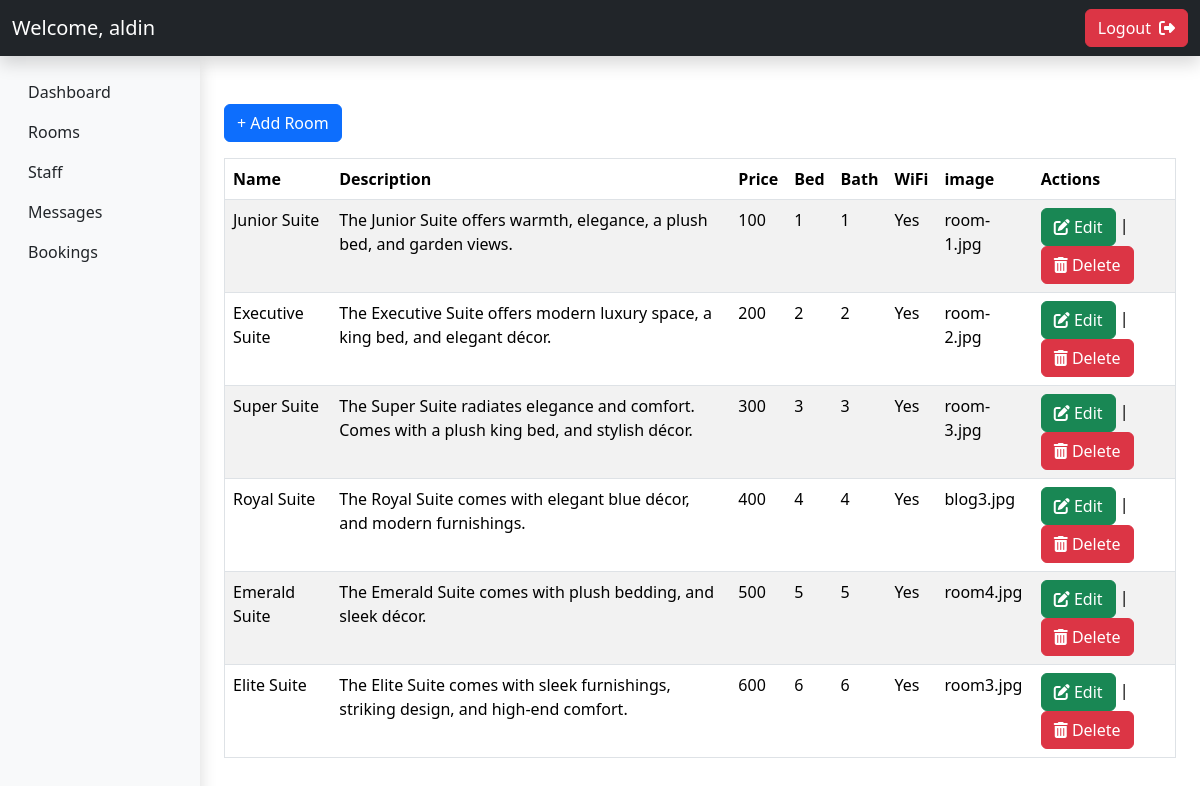
Page /listRooms.php (signed in) on the committed database.
### tables this page shows
CREATE TABLE `rooms` (
  `id` int(11) NOT NULL,
  `name` varchar(255) NOT NULL,
  `price` varchar(255) NOT NULL,
  `description` varchar(255) NOT NULL,
  `image` varchar(255) NOT NULL,
  `bed` varchar(255) NOT NULL,
  `bath` varchar(255) NOT NULL,
  `wifi` varchar(255) NOT NULL
);

### listRooms.php (the view, shortened to what this page needs)
<?php
    include_once("config.php");
    $sql = "SELECT * FROM rooms";
    $selectRooms = $conn->prepare($sql);
    $selectRooms->execute();
    $rooms_data = $selectRooms->fetchAll();
?>
<!DOCTYPE html>
<html lang="en">
<head>
    <link href="https://cdn.jsdelivr.net/npm/bootstrap@5.3.3/dist/css/bootstrap.min.css" rel="stylesheet">
    <link rel="stylesheet" href="https://cdnjs.cloudflare.com/ajax/libs/font-awesome/6.7.2/css/all.min.css" />
</head>
<body>
    <nav class="navbar bg-dark navbar-dark shadow">
        <div class="container-fluid">
            <a class="navbar-brand" href="#">Welcome, <?php echo $_SESSION['username']; ?></a>
            <a href="logout.php" class="btn btn-danger justify-content-end d-flex">
                Logout  <i class="fa-solid fa-right-from-bracket ms-2 d-flex align-items-center"></i>
            </a>
        </div>
    </nav>
    <div class="container-fluid">
        <div class="row">
            <?php include_once("sidebar.php"); ?>
            <div class="col-10">
                <div class="container mt-5">
                    <a href="rooms.php" class="btn btn-primary">+ Add Room</a>
                    <div class="row mt-3">
                        <div class="col">
                            <table class="table table-striped border">
                                <thead>
                                    <tr class="bg-dark">
                                        <th>Name</th>
                                        <th>Description</th>
                                        <th>Price</th>
                                        <th>Bed</th>
                                        <th>Bath</th>
                                        <th>WiFi</th>
                                        <th>image</th>
                                        <th>Actions</th>
                                    </tr>
                                </thead>
                                <tbody>
                                    <?php foreach($rooms_data as $room_data){ ?>
                                        <tr>
                                            <td><?php echo $room_data['name']; ?></td>
                                            <td><?php echo $room_data['description']; ?></td>
                                            <td><?php echo $room_data['price']; ?></td>
                                            <td><?php echo $room_data['bed']; ?></td>
                                            <td><?php echo $room_data['bath']; ?></td>
                                            <td><?php echo $room_data['wifi']; ?></td>
                                            <td><?php echo $room_data['image']; ?></td>
                                            <td>
                                            <a href="editRoom.php?id=<?php echo $room_data['id']; ?>" class="btn btn-success"><i class="fas fa-edit"></i> Edit</a> |
                                            <a href="deleteRoom.php?id=<?php echo $room_data['id']; ?>" class="btn btn-danger"><i class="fas fa-trash-alt"></i> Delete</a>
                                            </td>
                                        </tr>
                                    <?php } ?>
                                </tbody>
                            </table>
                        </div>
                    </div>
                </div>
            </div>
        </div>
    </div>
</body>
</html>

### rows in the picture
rooms: name "Junior Suite", description "The Junior Suite offers warmth, elegance, a plush bed, and garden views.", price "100", bed "1", bath "1", wifi "Yes", image "room-1.jpg"
rooms: name "Executive Suite", description "The Executive Suite offers modern luxury space, a king bed, and elegant décor.", price "200", bed "2", bath "2", wifi "Yes", image "room-2.jpg"
rooms: name "Super Suite", description "The Super Suite radiates elegance and comfort. Comes with a plush king bed, and stylish décor.", price "300", bed "3", bath "3", wifi "Yes", image "room-3.jpg"
rooms: name "Royal Suite", description "The Royal Suite comes with elegant blue décor, and modern furnishings.", price "400", bed "4", bath "4", wifi "Yes", image "blog3.jpg"
rooms: name "Emerald Suite", description "The Emerald Suite comes with plush bedding, and sleek décor.", price "500", bed "5", bath "5", wifi "Yes", image "room4.jpg"
rooms: name "Elite Suite", description "The Elite Suite comes with sleek furnishings, striking design, and high-end comfort.", price "600", bed "6", bath "6", wifi "Yes", image "room3.jpg"

### other values in the picture
$_SESSION['username'] "aldin"
